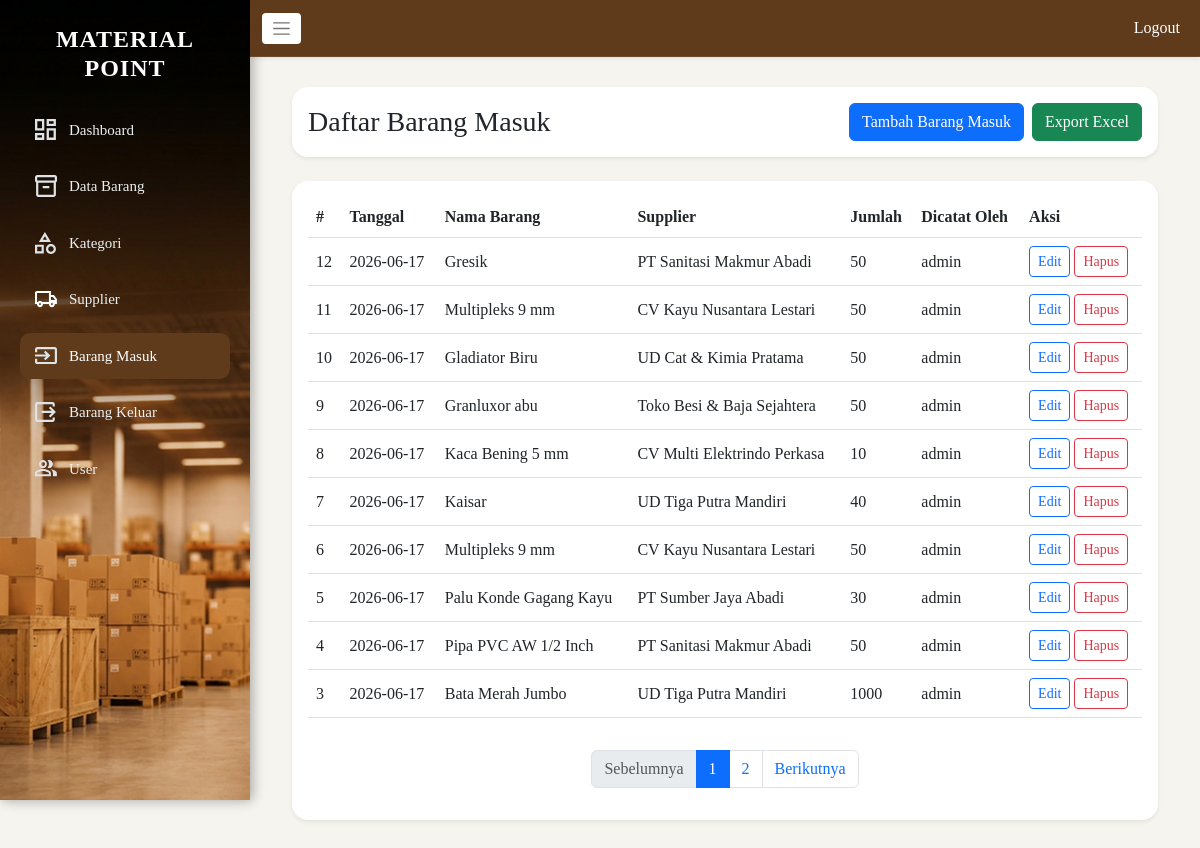
Page /barang_masuk/data_barang_masuk.php (signed in) on the committed database.
### tables this page shows
CREATE TABLE `barang_masuk` (
  `id_masuk` int(11) NOT NULL,
  `id_barang` int(11) NOT NULL,
  `id_supplier` int(11) NOT NULL,
  `tanggal` date NOT NULL,
  `jumlah` int(11) NOT NULL,
  `id_user` int(11) DEFAULT NULL
);

CREATE TABLE `barang` (
  `id_barang` int(11) NOT NULL,
  `nama_barang` varchar(100) NOT NULL,
  `id_kategori` int(11) NOT NULL,
  `stok` int(11) NOT NULL DEFAULT 0,
  `satuan` varchar(50) DEFAULT NULL,
  `harga` int(11) NOT NULL
);

CREATE TABLE `supplier` (
  `id_supplier` int(11) NOT NULL,
  `nama_supplier` varchar(100) NOT NULL,
  `alamat` text DEFAULT NULL,
  `no_hp` varchar(20) DEFAULT NULL
);

CREATE TABLE `users` (
  `id_user` int(11) NOT NULL,
  `username` varchar(50) NOT NULL,
  `password` varchar(255) NOT NULL,
  `role` enum('admin','petugas') NOT NULL,
  `status` enum('aktif','nonaktif') DEFAULT 'aktif'
);

### barang_masuk/data_barang_masuk.php (the view, shortened to what this page needs)
<?php
include '../koneksi_db.php';
$perPage = 10;
$page    = isset($_GET['page']) && is_numeric($_GET['page']) ? max(1, intval($_GET['page'])) : 1;
$offset  = ($page - 1) * $perPage;
$totalRows = 0;
$res = $conn->query("SELECT COUNT(*) AS total FROM barang_masuk");
if ($res) { $totalRows = (int)$res->fetch_assoc()['total']; $res->free(); }
$totalPages = max(1, (int)ceil($totalRows / $perPage));
$dataBarangMasuk = [];
$sql = "SELECT bm.id_masuk, bm.tanggal, bm.jumlah,
               b.nama_barang, s.nama_supplier, u.username
        FROM barang_masuk bm
        JOIN barang b ON bm.id_barang = b.id_barang
        JOIN supplier s ON bm.id_supplier = s.id_supplier
        LEFT JOIN users u ON bm.id_user = u.id_user
        ORDER BY bm.id_masuk DESC LIMIT ? OFFSET ?";
if ($stmt = $conn->prepare($sql)) {
    $stmt->bind_param("ii", $perPage, $offset);
    $stmt->execute();
    $result = $stmt->get_result();
    while ($row = $result->fetch_assoc()) { $dataBarangMasuk[] = $row; }
}
?>
<!DOCTYPE html>
<html>
<head>
    <link href="https://cdn.jsdelivr.net/npm/bootstrap@5.3.0/dist/css/bootstrap.min.css" rel="stylesheet">
    <link rel="stylesheet" href="../asset/css/style.css">
</head>
<body class="admin-dashboard">
<div class="sidebar d-none d-md-block">
    <?php include '../layout/sidebar.php'; ?>
</div>
<div class="main-wrapper">
    <?php include '../layout/nav.php'; ?>
    <div class="content">
        <div class="container-fluid">
            <div class="row mb-4">
                <div class="col-md-12">
                    <div class="card shadow-sm border-0 rounded-4">
                        <div class="card-body d-flex justify-content-between align-items-center">
                            <h3 class="mb-0">Daftar Barang Masuk</h3>
                            <div class="d-flex gap-2">
                                <a href="tambah_barang_masuk.php" class="btn btn-primary">Tambah Barang Masuk</a>
                                <a href="export_barang_masuk.php" class="btn btn-success">Export Excel</a>
                            </div>
                        </div>
                    </div>
                </div>
            </div>
            <div class="row g-4">
                <div class="col-12">
                    <div class="card shadow-sm border-0 rounded-4">
                        <div class="card-body">
                            <div class="table-responsive">
                                <table class="table table-hover align-middle">
                                    <thead>
                                        <tr>
                                            <th>#</th>
                                            <th>Tanggal</th>
                                            <th>Nama Barang</th>
                                            <th>Supplier</th>
                                            <th>Jumlah</th>
                                            <th>Dicatat Oleh</th>
                                            <th>Aksi</th>
                                        </tr>
                                    </thead>
                                    <tbody>
                                        <?php if (empty($dataBarangMasuk)): ?>
                                            <tr><td colspan="7" class="text-center text-muted">Belum ada data barang masuk.</td></tr>
                                        <?php else: ?>
                                            <?php foreach ($dataBarangMasuk as $item): ?>
                                                <tr>
                                                    <td><?php echo intval($item['id_masuk']); ?></td>
                                                    <td><?php echo htmlspecialchars($item['tanggal']); ?></td>
                                                    <td><?php echo htmlspecialchars($item['nama_barang']); ?></td>
                                                    <td><?php echo htmlspecialchars($item['nama_supplier']); ?></td>
                                                    <td><?php echo intval($item['jumlah']); ?></td>
                                                    <td><?php echo htmlspecialchars($item['username'] ?? '-'); ?></td>
                                                    <td>
                                                        <a href="edit_barang_masuk.php?id=<?php echo intval($item['id_masuk']); ?>" class="btn btn-sm btn-outline-primary">Edit</a>
                                                        <form method="POST" action="proses/hapus.php" style="display:inline"
                                                              onsubmit="return confirm('Apakah Anda yakin ingin menghapus data barang masuk ini? Stok barang akan dikurangi kembali.')">
                                                            <button type="submit" class="btn btn-sm btn-outline-danger">Hapus</button>
                                                        </form>
                                                    </td>
                                                </tr>
                                            <?php endforeach; ?>
                                        <?php endif; ?>
                                    </tbody>
                                </table>
                            </div>
                            <?php if ($totalPages > 1): ?>
                            <nav class="mt-3">
                                <ul class="pagination justify-content-center">
                                    <li class="page-item <?php echo $page <= 1 ? 'disabled' : ''; ?>">
                                        <a class="page-link" href="?page=<?php echo $page - 1; ?>">Sebelumnya</a>
                                    </li>
                                    <?php for ($i = 1; $i <= $totalPages; $i++): ?>
                                        <li class="page-item <?php echo $i === $page ? 'active' : ''; ?>">
                                            <a class="page-link" href="?page=<?php echo $i; ?>"><?php echo $i; ?></a>
                                        </li>
                                    <?php endfor; ?>
                                    <li class="page-item <?php echo $page >= $totalPages ? 'disabled' : ''; ?>">
                                        <a class="page-link" href="?page=<?php echo $page + 1; ?>">Berikutnya</a>
                                    </li>
                                </ul>
                            </nav>
                            <?php endif; ?>
                        </div>
                    </div>
                </div>
            </div>
        </div>
    </div>
</div>
</body>
</html>

### asset/css/style.css (style rules this page uses)
body { background: #f6f4ef; font-family: "Poppins"; padding-top: 40px; }
::placeholder { font-size: 16px; }
.sidebar { width: 250px; height: 100vh; background: url("../img/sidebar.png") no-repeat center center; background-size: cover; position: fixed; top: 0; left: 0; padding: 25px 20px; box-shadow: 2px 0 12px rgba(0, 0, 0, 0.18); transition: transform 0.3s ease, padding 0.3s ease, box-shadow 0.3s ease; }
body.admin-dashboard { padding-top: 0; }
.content { margin-left: 270px; padding: 30px; transition: margin-left 0.3s ease, padding 0.3s ease; }
.main-wrapper { margin-left: 250px; transition: margin-left 0.3s ease; }
.main-wrapper .content { margin-left: 0; }

### rows in the picture
barang_masuk: id_masuk "12", tanggal "2026-06-17", id_barang.nama_barang "Gresik", id_supplier.nama_supplier "PT Sanitasi Makmur Abadi", jumlah "50", id_user.username "admin"
barang_masuk: id_masuk "11", tanggal "2026-06-17", id_barang.nama_barang "Multipleks 9 mm", id_supplier.nama_supplier "CV Kayu Nusantara Lestari", jumlah "50", id_user.username "admin"
barang_masuk: id_masuk "10", tanggal "2026-06-17", id_barang.nama_barang "Gladiator Biru", id_supplier.nama_supplier "UD Cat & Kimia Pratama", jumlah "50", id_user.username "admin"
barang_masuk: id_masuk "9", tanggal "2026-06-17", id_barang.nama_barang "Granluxor abu", id_supplier.nama_supplier "Toko Besi & Baja Sejahtera", jumlah "50", id_user.username "admin"
barang_masuk: id_masuk "8", tanggal "2026-06-17", id_barang.nama_barang "Kaca Bening 5 mm", id_supplier.nama_supplier "CV Multi Elektrindo Perkasa", jumlah "10", id_user.username "admin"
barang_masuk: id_masuk "7", tanggal "2026-06-17", id_barang.nama_barang "Kaisar", id_supplier.nama_supplier "UD Tiga Putra Mandiri", jumlah "40", id_user.username "admin"
barang_masuk: id_masuk "6", tanggal "2026-06-17", id_barang.nama_barang "Multipleks 9 mm", id_supplier.nama_supplier "CV Kayu Nusantara Lestari", jumlah "50", id_user.username "admin"
barang_masuk: id_masuk "5", tanggal "2026-06-17", id_barang.nama_barang "Palu Konde Gagang Kayu", id_supplier.nama_supplier "PT Sumber Jaya Abadi", jumlah "30", id_user.username "admin"
barang_masuk: id_masuk "4", tanggal "2026-06-17", id_barang.nama_barang "Pipa PVC AW 1/2 Inch", id_supplier.nama_supplier "PT Sanitasi Makmur Abadi", jumlah "50", id_user.username "admin"
barang_masuk: id_masuk "3", tanggal "2026-06-17", id_barang.nama_barang "Bata Merah Jumbo", id_supplier.nama_supplier "UD Tiga Putra Mandiri", jumlah "1000", id_user.username "admin"
